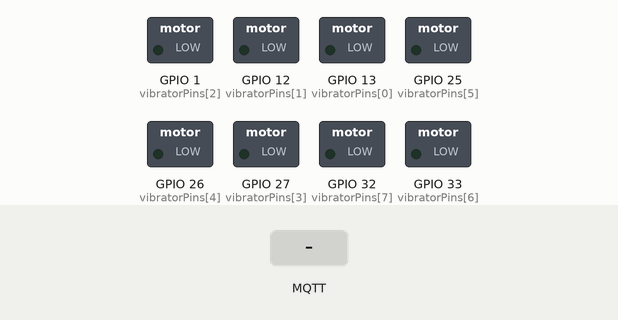
Recording of a sketch running on a simulated ESP32. Parts: switched loads named in the sketch (green lamp = pin HIGH). The test bench sets the inputs (shaded band). WiFi joins after 1.5 s; servers stay silent unless stated; no MQTT or app messages arrive unless stated; what the sketch prints to the serial monitor is not drawn.

Above: at 2.7 s.
2.8 s: MQTT message "a:1" arrives on the first subscribed topic
At 4.0 s:
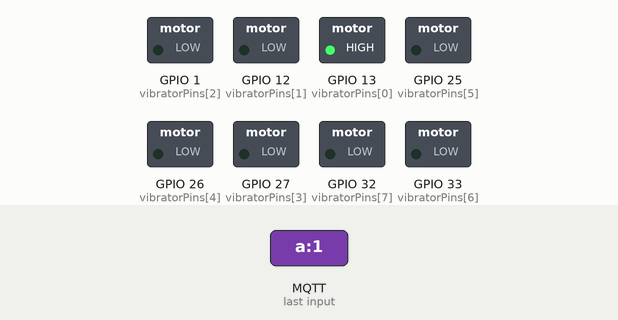
4.3 s: MQTT message "/sandal/left" arrives on the first subscribed topic
5.8 s: MQTT message "1" arrives on the first subscribed topic
Timing chart, 0 to 8.8 s (numbered marks = the images above; inputs shaded):
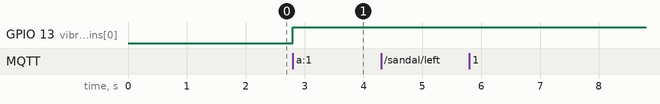

Measured:
- after the input at 2.8 s, GPIO 13 (vibratorPins[0]): LOW → HIGH at once
- after the input at 4.3 s, every drawn part: stays the same
- after the input at 5.8 s, every drawn part: stays the same

The sketch:

left_sandal.ino
```cpp
#include <WiFi.h>
#include <PubSubClient.h>

const char* ssid = "Milos";
const char* password = "11111111";
const char* mqtt_server = "192.168.47.225";

WiFiClient espClient;
PubSubClient client(espClient);

// Define the pins connected to each vibrator
const int vibratorPins[] = {13, 12, 1, 27, 26, 25, 33, 32};
const int numPins = sizeof(vibratorPins) / sizeof(vibratorPins[0]);

void setup_wifi() {
  delay(10);
  Serial.println();
  Serial.print("Connecting to ");
  Serial.println(ssid);

  WiFi.begin(ssid, password);
  while (WiFi.status() != WL_CONNECTED) {
    delay(500);
    Serial.print(".");
  }
  Serial.println("");
  Serial.println("WiFi connected");
}

void callback(char* topic, byte* payload, unsigned int length) {
  Serial.print("Message arrived [");
  Serial.print(topic);
  Serial.print("] ");

  // Convert the payload to a string
  String message;
  for (int i = 0; i < length; i++) {
    message += (char)payload[i];
  }
  Serial.println(message);

  // Check if the message is from /sandal/left
  if (String(topic) == "/sandal/left") {
    // Parse message in "a:1" format
    char pinLabel = message.charAt(0);    // Pin identifier like 'a', 'b', etc.
    int frequency = message.substring(2).toInt(); // On/off frequency, 1 or 0

    int pinIndex = pinLabel - 'a'; // Calculate index from 'a', 'b', etc.
    if (pinIndex >= 0 && pinIndex < numPins) {
      // Control the corresponding pin based on frequency value
      if (frequency == 1) {
        digitalWrite(vibratorPins[pinIndex], HIGH);  // Turn on vibrator
      } else {
        digitalWrite(vibratorPins[pinIndex], LOW);   // Turn off vibrator
      }
    }
  }
}

void reconnect() {
  while (!client.connected()) {
    Serial.print("Attempting MQTT connection...");
    if (client.connect("ESP32Client")) {
      Serial.println("connected");
      client.subscribe("/sandal/left");
    } else {
      Serial.print("failed, rc=");
      Serial.print(client.state());
      Serial.println(" try again in 5 seconds");
      delay(5000);
    }
  }
}

void setup() {
  for (int i = 0; i < numPins; i++) {
    pinMode(vibratorPins[i], OUTPUT);
  }
  Serial.begin(115200);
  setup_wifi();
  client.setServer(mqtt_server, 1883);
  client.setCallback(callback);
}

void loop() {
  if (!client.connected()) {
    reconnect();
  }
  client.loop();
}
```
